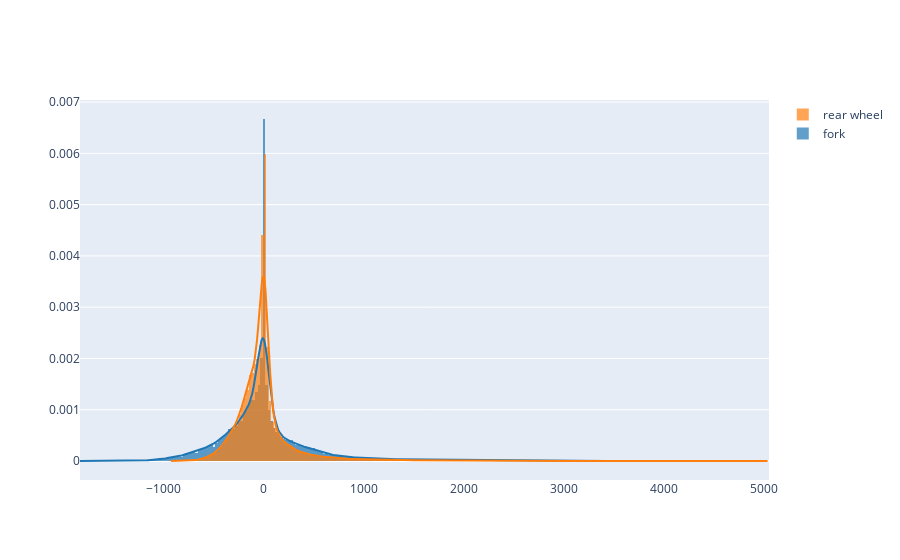

This figure's notebook cell:
### Code cell
import plotly.figure_factory as ff
a=df2['forkVelocity']
b=df2['rearVelocity']
hist_data = [a,b]
group_labels = ['fork','rear wheel'] # name of the dataset

fig = ff.create_distplot(hist_data, group_labels,show_rug=False, bin_size=25)
# fig.update_yaxes(range=[0,0.05])
# fig.update_xaxes(range=[1,140])
fig.show()

### Figure 1 — Plotly figure (JSON) as saved in the notebook; plotly's stock layout.template omitted (floating-point values rounded to 4 significant figures; data arrays with more than 128 entries replaced by an {"elided": "..."} marker saying what was removed)
{"data": [{"autobinx": false, "histnorm": "probability density", "legendgroup": "fork", "marker": {"color": "rgb(31, 119, 180)"}, "name": "fork", "opacity": 0.7, "type": "histogram", "x": {"elided": "47543 float values"}, "xaxis": "x", "xbins": {"end": 4053.0, "size": 25, "start": -1836.0}, "yaxis": "y"}, {"autobinx": false, "histnorm": "probability density", "legendgroup": "rear wheel", "marker": {"color": "rgb(255, 127, 14)"}, "name": "rear wheel", "opacity": 0.7, "type": "histogram", "x": {"elided": "47543 float values"}, "xaxis": "x", "xbins": {"end": 5046.0, "size": 25, "start": -927.0}, "yaxis": "y"}, {"legendgroup": "fork", "marker": {"color": "rgb(31, 119, 180)"}, "mode": "lines", "name": "fork", "showlegend": false, "type": "scatter", "x": {"elided": "500 float values"}, "xaxis": "x", "y": {"elided": "500 float values"}, "yaxis": "y"}, {"legendgroup": "rear wheel", "marker": {"color": "rgb(255, 127, 14)"}, "mode": "lines", "name": "rear wheel", "showlegend": false, "type": "scatter", "x": {"elided": "500 float values"}, "xaxis": "x", "y": {"elided": "500 float values"}, "yaxis": "y"}], "layout": {"barmode": "overlay", "hovermode": "closest", "legend": {"traceorder": "reversed"}, "xaxis": {"anchor": "y2", "domain": [0, 1], "zeroline": false}, "yaxis": {"anchor": "free", "domain": [0, 1], "position": 0}}}
